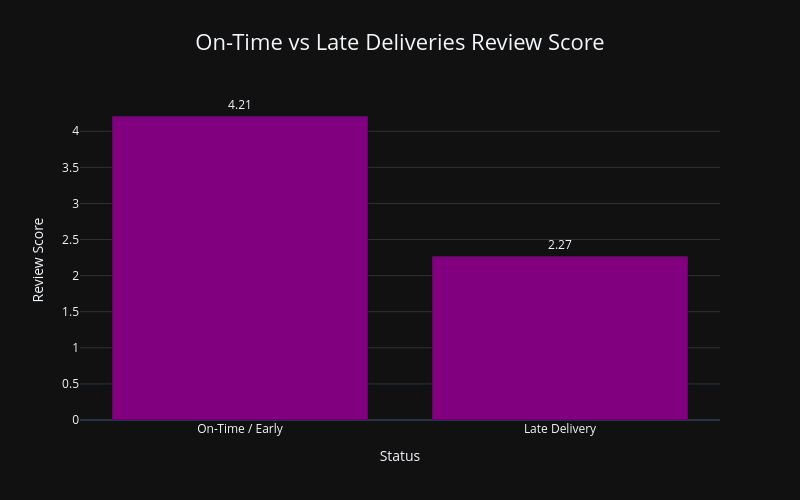

Notebook cell for this chart:
### Code cell
fig2 = px.bar(
    delay_impact, 
    x='Status', 
    y='review_score',
    title='On-Time vs Late Deliveries Review Score',
    labels={'review_score': 'Review Score', 'order_id': 'Order Count'},
    color_discrete_map={'Late Delivery': '#d9534f', 'On-Time / Early': '#2b5c6f'},
    template='plotly_dark',
    text='review_score'
)
fig2.update_traces(texttemplate='%{text:.2f}',textposition='outside',marker_color='purple')
fig2.update_layout(width=800,height=500,title_x=0.5,title_font=dict(size=22))
fig2.show()

### Figure 1 — Plotly figure (JSON) as saved in the notebook; plotly's stock layout.template omitted (floating-point values rounded to 4 significant figures)
{"data": [{"hovertemplate": "Status=%{x}<br>Review Score=%{text}<extra></extra>", "legendgroup": "", "marker": {"color": "purple", "pattern": {"shape": ""}}, "name": "", "orientation": "v", "showlegend": false, "text": [4.212, 2.271], "textposition": "outside", "texttemplate": "%{text:.2f}", "type": "bar", "x": ["On-Time / Early", "Late Delivery"], "xaxis": "x", "y": [4.212, 2.271], "yaxis": "y"}], "layout": {"barmode": "relative", "height": 500, "legend": {"tracegroupgap": 0}, "title": {"font": {"size": 22}, "text": "On-Time vs Late Deliveries Review Score", "x": 0.5}, "width": 800, "xaxis": {"anchor": "y", "domain": [0, 1], "title": {"text": "Status"}}, "yaxis": {"anchor": "x", "domain": [0, 1], "title": {"text": "Review Score"}}}}
